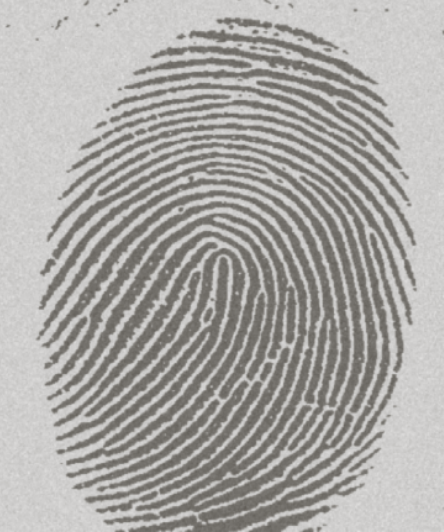
#> input picture Tugas_3/image_global_thresholding.png, 444 x 532 px
$ jupyter execute 5025241187_Implementasi_SegmentasiBerbasisSimilaritas.ipynb   (older library calls are emulated)
#> lines starting #> are read from the running program, lines starting #| are printed output that depends on the picture; after the words box and inside, x2 and y2 are one past the last pixel; in counts of white or black regions, pixels touching at a corner belong together
**Segmentasi Citra Berbasis Similaritas**

---

### 1. Konsep Segmentasi Berbasis Similaritas

Segmentasi berbasis similaritas mengelompokkan piksel-piksel yang memiliki kesamaan nilai intensitas, tekstur, atau atribut lainnya. Pendekatan ini berfokus pada keseragaman lokal atau global dalam citra untuk memisahkan objek dari latar belakang.

Metode populer:

* *Global Thresholding*
* *Otsu’s Method*
* *Optimal Thresholding Iteratif*
* *Adaptive Thresholding*
* *Histogram of Gradient (HoG)*

---

### 2. Global Thresholding

#### Konsep:

Global thresholding membagi piksel menjadi dua kelompok (foreground/objek dan background/latar belakang) berdasarkan nilai ambang (threshold) tetap.

#### Implementasi:

[cell 1]
import cv2
import matplotlib.pyplot as plt

img = cv2.imread('image_global_thresholding.png', 0)
#> img: shape (532, 444); min 95, max 224, mean 169.1
_, thresh = cv2.threshold(img, 127, 255, cv2.THRESH_BINARY)
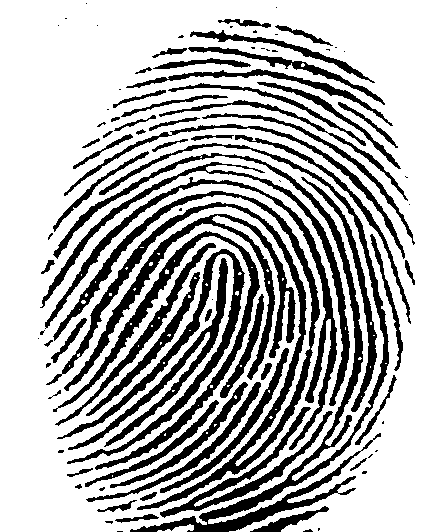
#> thresh: shape (532, 444); 71.4% white; 98 black regions (38 under 20 px), largest, box (x1, y1, x2, y2) and area: (53, 143, 389, 532) 9427, (46, 191, 320, 510) 8089, (64, 214, 296, 391) 4349

plt.imshow(thresh, cmap='gray')
plt.title('Global Thresholding')
plt.axis('off')
plt.show()

#### Eksperimen:

[cell 2]
for t in [50, 100, 150, 200]:
    _, th = cv2.threshold(img, t, 255, cv2.THRESH_BINARY)
    plt.figure(), plt.imshow(th, cmap='gray')
    plt.title(f'Threshold: {t}'), plt.axis('off')

---

### 3. Otsu’s Method

#### Konsep:

Otsu mencari ambang optimal dengan meminimalkan variansi intra-kelas.

#### Implementasi:

[cell 3]
_, otsu = cv2.threshold(img, 0, 255, cv2.THRESH_BINARY + cv2.THRESH_OTSU)
#> otsu: shape (532, 444); 60.6% white; 84 black regions (38 under 20 px), largest, box (x1, y1, x2, y2) and area: (42, 142, 390, 532) 42416, (37, 162, 351, 451) 9489, (56, 248, 245, 465) 8555
plt.imshow(otsu, cmap='gray')
plt.title('Otsu Thresholding')
plt.axis('off')
plt.show()

#### Visualisasi Histogram:

[cell 4]
plt.hist(img.ravel(), bins=256, range=[0,256])
plt.axvline(_, color='r', label=f'Threshold: {_:.2f}')
plt.title('Histogram dan Threshold Otsu')
plt.legend()
plt.show()
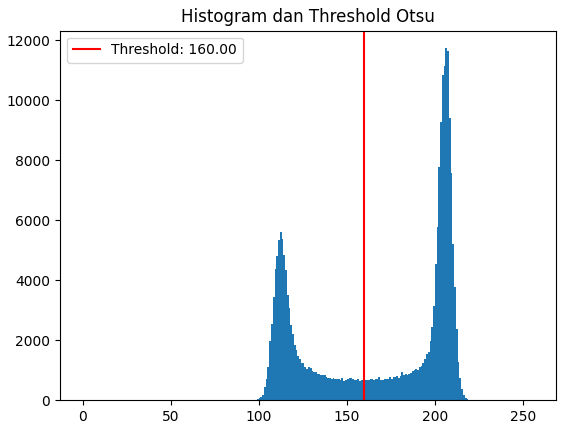
#> figure drawn by matplotlib, 1 panel; tallest bar 11737 high, from x = 206 to 207

---

### 4. Optimal Thresholding (Iteratif)

#### Konsep:

1. Tentukan threshold awal (misal rata-rata intensitas)
2. Kelompokkan piksel menjadi dua berdasarkan threshold
3. Hitung rata-rata masing-masing kelompok
4. Update threshold sebagai rata-rata dari dua nilai rata-rata tersebut
5. Ulangi hingga konvergen

#### Implementasi:

[cell 5]
def optimal_threshold(img):
    T = img.mean()
#> T = 169.1
    while True:
        G1 = img[img > T]
        G2 = img[img <= T]
        new_T = (G1.mean() + G2.mean()) / 2
        if abs(T - new_T) < 1:
            break
        T = new_T
#> this loop made 3 passes
#> (new_T, T) on passes 1 to 2: (163, 163), (161.3, 161.3)
#> new_T on pass 3: 161
    return T

T = optimal_threshold(img)
#> T = 161.3
ret, opt_thresh = cv2.threshold(img, T, 255, cv2.THRESH_BINARY)
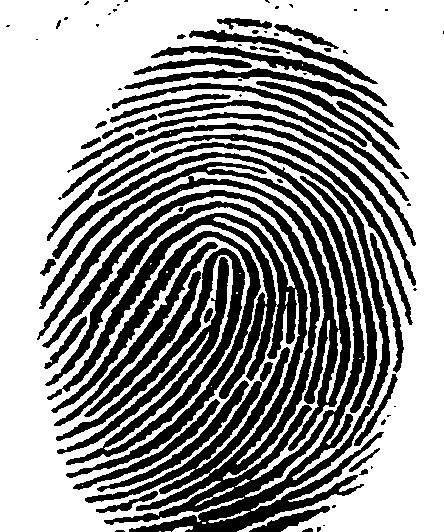
#> opt_thresh: shape (532, 444); 60.4% white; 82 black regions (38 under 20 px), largest, box (x1, y1, x2, y2) and area: (42, 142, 390, 532) 42905, (37, 162, 351, 451) 9545, (56, 248, 245, 465) 8608
#> ret = 161
plt.imshow(opt_thresh, cmap='gray')
plt.title(f'Optimal Threshold = {T:.2f}')
plt.axis('off')
plt.show()

---

### 5. Adaptive Thresholding

#### Konsep:

* Menentukan threshold untuk tiap piksel berdasarkan lingkungan lokal (blok kecil).
* Menggunakan ambang lokal berdasarkan rata-rata atau Gaussian dari lingkungan sekitar setiap piksel.

#### Implementasi:

[cell 6]
adaptive = cv2.adaptiveThreshold(img, 255,
                                 cv2.ADAPTIVE_THRESH_MEAN_C,
                                 cv2.THRESH_BINARY, 11, 2)
#> adaptive: shape (532, 444); 53.6% white; 1423 black regions (969 under 20 px), largest, box (x1, y1, x2, y2) and area: (52, 142, 390, 532) 11788, (40, 190, 320, 511) 9786, (35, 162, 350, 451) 8766
plt.imshow(adaptive, cmap='gray')
plt.title('Adaptive Thresholding')
plt.axis('off')
plt.show()

#### Eksperimen Blok Ukuran:

[cell 7]
for block_size in [11, 15, 25]:
    adaptive = cv2.adaptiveThreshold(img, 255,
                                     cv2.ADAPTIVE_THRESH_MEAN_C,
                                     cv2.THRESH_BINARY, block_size, 2)
    plt.figure(), plt.imshow(adaptive, cmap='gray')
    plt.title(f'Block size: {block_size}')

---

### 6. Histogram of Oriented Gradient (HoG)

#### Konsep:

* Ekstraksi fitur tepi dan orientasi gradien pada blok-blok kecil citra (lokal).
* Digunakan untuk deteksi objek dan segmentasi berbasis fitur.

#### Implementasi (Visualisasi HoG):

[cell 8]
from skimage.feature import hog
from skimage import exposure

# Hitung HOG
fd, hog_image = hog(img, orientations=9, pixels_per_cell=(8, 8),
                    cells_per_block=(2, 2), visualize=True)

plt.imshow(hog_image, cmap='gray')
plt.title('Histogram of Gradient - Feature Image')
plt.axis('off')
plt.show()

#### Eksperimen:

[cell 9]
# Hitung HOG
fd, hog_image = hog(img, orientations=8, pixels_per_cell=(16, 16),
                    cells_per_block=(1, 1), visualize=True)
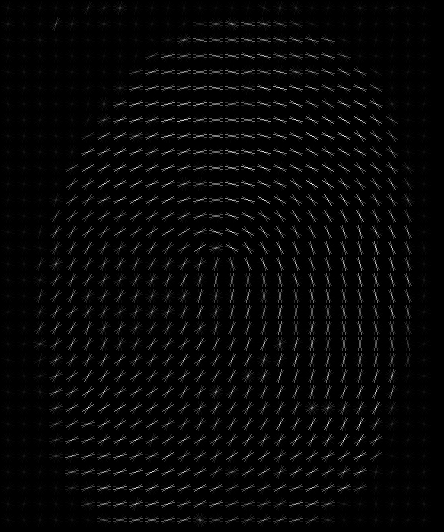
#> hog_image: shape (532, 444) float64; min 0, max 40.14, mean 1.1; drawn with min black and max white
#> fd = 7128 values, max 0.699 at index 3190, min 0 at index 983, mean 0.292

# Rescale HOG untuk visualisasi
hog_image_rescaled = exposure.rescale_intensity(hog_image, in_range=(0, 10))

plt.figure(figsize=(10, 5))
plt.subplot(121), plt.imshow(img, cmap='gray'), plt.title('Original')
plt.subplot(122), plt.imshow(hog_image_rescaled, cmap='gray'), plt.title('HOG')
plt.show()

---

### 7. Integrasi dengan Penyambungan Tepi

Thresholding dapat dikombinasikan dengan penyambungan tepi untuk menyaring hasil tepi:

[cell 10]
edges = cv2.Canny(img, 100, 200)
#> edges: shape (532, 444); 13.5% white in thin lines or dots
masked = cv2.bitwise_and(edges, edges, mask=thresh)
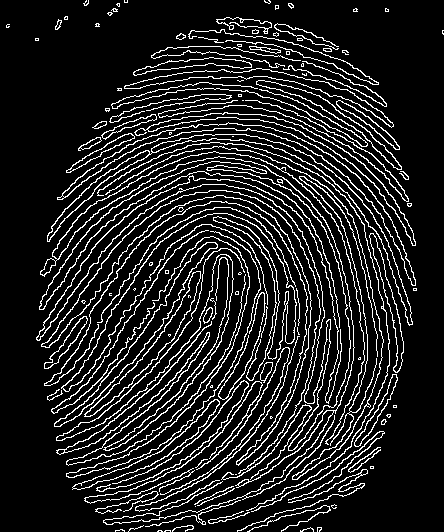
#> masked: shape (532, 444); 13.4% white in thin lines or dots
plt.imshow(masked, cmap='gray')
plt.title('Tepi setelah Thresholding')
plt.axis('off')
plt.show()

---

### 8. Kesimpulan

* Segmentasi berbasis similaritas efektif untuk memisahkan objek dengan intensitas homogen.
* Global thresholding cepat namun tidak fleksibel, cocok untuk citra dengan kontras tinggi.
* Metode Otsu, optimal thresholding, dan adaptive thresholding memberikan hasil otomatis, sehingga lebih fleksibel untuk kondisi pencahayaan tidak merata.
* HoG membuka jalan menuju segmentasi berbasis pembelajaran fitur (feature-based segmentation).
* Eksperimen parameter seperti ambang batas dan ukuran blok menunjukkan sensitivitas metode terhadap variasi input.
* Integrasi dengan metode seperti deteksi tepi dapat meningkatkan kualitas segmentasi akhir.

---

### 9. Eksperimen Tambahan

1. **Multilevel Thresholding (Multiple Thresholds)** : Membagi citra ke dalam beberapa kelas intensitas (misal: background, intensitas sedang, dan intensitas tinggi) dengan menggunakan lebih dari satu nilai ambang ($T_1, T_2$).

2. **Uji Ketahanan terhadap Iluminasi Tidak Rata (*Spot Shading / Non-Uniform Illumination*)**: Menguji dan membandingkan kegagalan metode global (*Global Thresholding* dan *Otsu*) dibandingkan keberhasilan *Locally Adaptive Thresholding* pada kondisi pencahayaan yang tidak seragam.

3. **Thresholding dengan Seleksi Karakteristik Batas Gradien (*Boundary-Selected Thresholding*)**: Memanfaatkan informasi gradien (Sobel) untuk menyeleksi hanya piksel-piksel di sekitar batas objek, sehingga menghasilkan histogram bimodal yang tajam dan nilai threshold yang jauh lebih akurat meskipun background mendominasi.

#### 9.1 Multilevel Thresholding (Multiple Thresholds - Slide 3)

Pada kasus citra yang memiliki objek dengan beberapa tingkat keabuan berbeda, ambang tunggal tidak cukup. Algoritma mempartisi rentang intensitas menjadi 3 kelas menggunakan dua ambang batas ($T_1, T_2$):
$$
g(x, y) =
\begin{cases}
0, & f(x, y) \le T_1 \\
128, & T_1 < f(x, y) \le T_2 \\
255, & f(x, y) > T_2
\end{cases}
$$

[cell 11]
import cv2
import numpy as np
import matplotlib.pyplot as plt

# 1. Hitung histogram kumulatif untuk menentukan threshold T1 dan T2
hist, bins = np.histogram(img.ravel(), 256, [0, 256])
#> hist = 256 values, max 11737 at index 206, min 0 at index 0, mean 922.7; bins = 257 values from 0 to 256
cdf = hist.cumsum() / hist.sum()
#> cdf = 256 values from 0 to 1

# Menentukan ambang batas T1 dan T2 (berdasarkan persentil 33% dan 66%)
T1 = int(np.searchsorted(cdf, 0.33))
#> T1 = 139
T2 = int(np.searchsorted(cdf, 0.66))
#> T2 = 203

# 2. Segmentasi Multilevel (3 Tingkat)
multi_thresh = np.zeros_like(img, dtype=np.uint8)
multi_thresh[(img > T1) & (img <= T2)] = 128
multi_thresh[img > T2] = 255

# 3. Visualisasi
plt.figure(figsize=(15, 4))
plt.subplot(1, 3, 1)
plt.imshow(img, cmap='gray')
plt.title('Citra Asli')
plt.axis('off')

plt.subplot(1, 3, 2)
plt.hist(img.ravel(), bins=256, range=[0, 256], color='gray', alpha=0.7)
plt.axvline(T1, color='blue', linestyle='--', linewidth=2, label=f'T1 = {T1}')
plt.axvline(T2, color='red', linestyle='--', linewidth=2, label=f'T2 = {T2}')
plt.title('Histogram dengan Threshold Ganda (T1, T2)')
plt.xlabel('Intensitas Piksel')
plt.ylabel('Frekuensi')
plt.legend()

plt.subplot(1, 3, 3)
plt.imshow(multi_thresh, cmap='gray')
plt.title('Hasil Multilevel Thresholding (3 Kelas)')
plt.axis('off')
plt.tight_layout()
plt.show()
#> figure, not shown here; panel 2: tallest bar 11737 high, from x = 206 to 207

#### 9.2 Segmentasi pada Iluminasi Tidak Rata (*Spot Shading*)

Pada dunia nyata, citra dokumen atau objek sering kali memiliki pencahayaan tidak merata (misalnya akibat bayangan atau lampu sorot/spotlight). Metode global (*Global tetap* dan *Otsu*) akan mengalami degradasi performa yang signifikan, sementara *Locally Adaptive Thresholding* mampu mempertahankan kontur objek secara utuh.

[cell 12]
# 1. Simulasi degradasi iluminasi tidak merata (spot shading / vignetting)
h, w = img.shape
#> h = 532; w = 444
Y, X = np.ogrid[:h, :w]
#> Y = 532 values from 0 to 531
spot_center_x, spot_center_y = w * 0.3, h * 0.3
#> spot_center_x = 133.2; spot_center_y = 159.6
spot_radius = min(h, w) * 0.5
#> spot_radius = 222
spot_light = np.exp(-((X - spot_center_x)**2 + (Y - spot_center_y)**2) / (2 * spot_radius**2))
spot_shading = 0.25 + 0.75 * spot_light
img_shaded = np.clip(img.astype(np.float32) * spot_shading, 0, 255).astype(np.uint8)
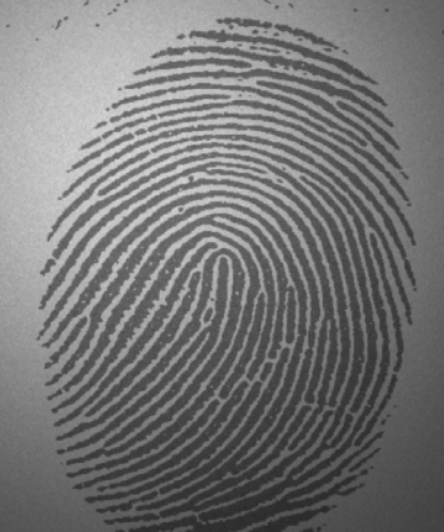
#> img_shaded: shape (532, 444); min 40, max 215, mean 118.4

# 2. Uji berbagai metode segmentasi
_, th_global = cv2.threshold(img_shaded, 127, 255, cv2.THRESH_BINARY)
#> th_global: shape (532, 444); 36% white; 139 white regions (116 under 20 px), largest, box (x1, y1, x2, y2) and area: (0, 0, 399, 410) 77852, (66, 236, 250, 413) 3619, (125, 254, 233, 420) 1491
_, th_otsu = cv2.threshold(img_shaded, 0, 255, cv2.THRESH_BINARY + cv2.THRESH_OTSU)
#> th_otsu: shape (532, 444); 34.3% white; 140 white regions (121 under 20 px), largest, box (x1, y1, x2, y2) and area: (0, 0, 391, 400) 72588, (72, 236, 250, 412) 3243, (55, 224, 267, 405) 1886
th_adapt_mean = cv2.adaptiveThreshold(img_shaded, 255, cv2.ADAPTIVE_THRESH_MEAN_C, cv2.THRESH_BINARY, 21, 5)
#> th_adapt_mean: shape (532, 444); 64.3% white; 611 black regions (545 under 20 px), largest, box (x1, y1, x2, y2) and area: (41, 190, 320, 511) 9267, (52, 142, 390, 522) 8443, (46, 214, 296, 401) 4950
th_adapt_gauss = cv2.adaptiveThreshold(img_shaded, 255, cv2.ADAPTIVE_THRESH_GAUSSIAN_C, cv2.THRESH_BINARY, 21, 5)
#> th_adapt_gauss: shape (532, 444); 64.7% white; 602 black regions (539 under 20 px), largest, box (x1, y1, x2, y2) and area: (41, 190, 320, 511) 9332, (52, 142, 390, 522) 8376, (56, 248, 245, 466) 7443

# 3. Visualisasi perbandingan
plt.figure(figsize=(15, 8))
plt.subplot(2, 3, 1)
plt.imshow(img_shaded, cmap='gray')
plt.title('Citra dengan Iluminasi Tidak Rata')
plt.axis('off')

plt.subplot(2, 3, 2)
plt.imshow(th_global, cmap='gray')
plt.title('Global Threshold (Gagal: Area redup hilang)')
plt.axis('off')

plt.subplot(2, 3, 3)
plt.imshow(th_otsu, cmap='gray')
plt.title("Otsu's Threshold (Gagal: Sebagian objek tertutup)")
plt.axis('off')

plt.subplot(2, 3, 5)
plt.imshow(th_adapt_mean, cmap='gray')
plt.title('Adaptive Mean (Berhasil mendeteksi lokal)')
plt.axis('off')

plt.subplot(2, 3, 6)
plt.imshow(th_adapt_gauss, cmap='gray')
plt.title('Adaptive Gaussian (Paling Bersih & Presisi)')
plt.axis('off')

plt.tight_layout()
plt.show()

#### 9.3 Thresholding Menggunakan Karakteristik Batas Gradien (*Boundary-Selected Thresholding*)

Ketika latar belakang sangat dominan atau citra memiliki noise, histogram keseluruhan citra menjadi tidak bimodal (*unbalanced*).

[cell 13]
# 1. Hitung magnitudo gradien menggunakan operator Sobel
grad_x = cv2.Sobel(img, cv2.CV_32F, 1, 0, ksize=3)
grad_y = cv2.Sobel(img, cv2.CV_32F, 0, 1, ksize=3)
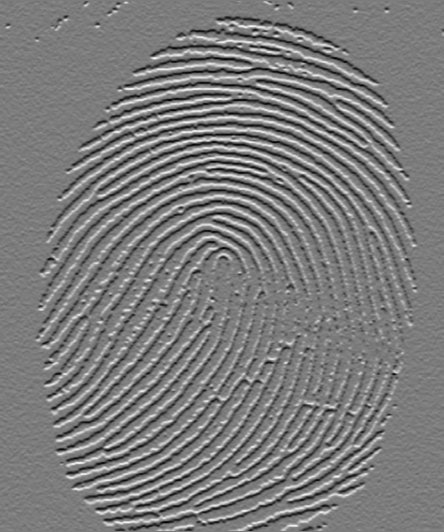
#> grad_y: shape (532, 444) float32; min -340, max 357, mean -0.4; drawn with min black and max white
magnitude = cv2.magnitude(grad_x, grad_y)
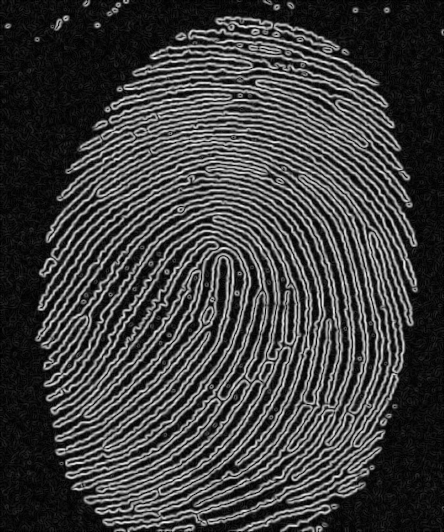
#> magnitude: shape (532, 444) float32; min 0, max 357.5, mean 88.4; drawn with min black and max white

# 2. Seleksi piksel batas: ambil 10% piksel dengan gradien tertinggi (persentil ke-90)
grad_threshold = np.percentile(magnitude, 90)
#> grad_threshold = 241
edge_mask = magnitude > grad_threshold
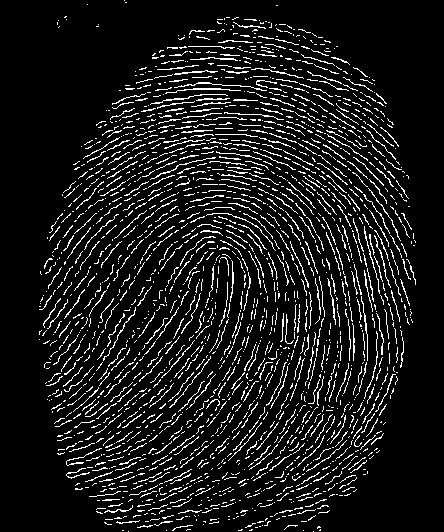
#> edge_mask: shape (532, 444) bool; 10% white in thin lines or dots, all inside (x1, y1, x2, y2) = (39, 0, 416, 532)
boundary_pixels = img[edge_mask]

# 3. Hitung threshold optimal hanya dari piksel batas tersebut
t_boundary, _ = cv2.threshold(boundary_pixels, 0, 255, cv2.THRESH_BINARY + cv2.THRESH_OTSU)
#> t_boundary = 158

# 4. Terapkan threshold hasil boundary ke seluruh citra
_, seg_boundary = cv2.threshold(img, int(t_boundary), 255, cv2.THRESH_BINARY)
#> seg_boundary: shape (532, 444); 61.2% white; 86 black regions (38 under 20 px), largest, box (x1, y1, x2, y2) and area: (42, 142, 390, 532) 33075, (37, 162, 351, 451) 9359, (56, 248, 245, 465) 8446
_, seg_std_otsu = cv2.threshold(img, 0, 255, cv2.THRESH_BINARY + cv2.THRESH_OTSU)

# 5. Visualisasi perbandingan
plt.figure(figsize=(15, 8))
plt.subplot(2, 2, 1)
plt.imshow(magnitude, cmap='hot')
plt.title('Peta Magnitudo Gradien (Sobel)')
plt.axis('off')

plt.subplot(2, 2, 2)
plt.hist(img.ravel(), bins=256, range=[0, 256], alpha=0.5, label='Histogram Seluruh Citra', color='blue')
plt.hist(boundary_pixels, bins=256, range=[0, 256], alpha=0.7, label='Histogram Piksel Batas (Gradien Tinggi)', color='orange')
plt.axvline(t_boundary, color='red', linestyle='--', linewidth=2, label=f'Threshold Gradien: {t_boundary:.1f}')
plt.title('Histogram Citra Keseluruhan vs Histogram Piksel Batas')
plt.xlabel('Intensitas')
plt.ylabel('Jumlah Piksel')
plt.legend()

plt.subplot(2, 2, 3)
plt.imshow(seg_std_otsu, cmap='gray')
plt.title('Segmentasi Otsu Biasa (Seluruh Citra)')
plt.axis('off')

plt.subplot(2, 2, 4)
plt.imshow(seg_boundary, cmap='gray')
plt.title(f'Segmentasi Berbasis Batas Gradien (T = {t_boundary:.1f})')
plt.axis('off')

plt.tight_layout()
plt.show()
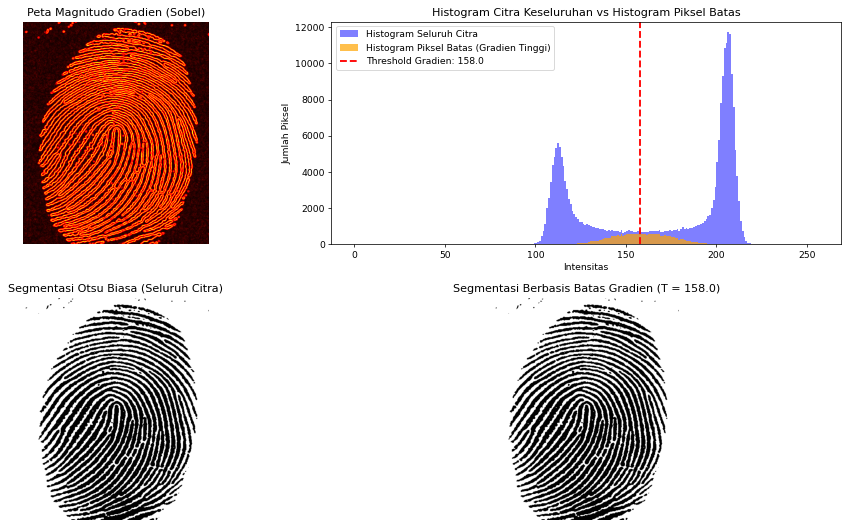
#> figure drawn by matplotlib, 4 panels; panel 2: tallest bar 11737 high, from x = 206 to 207; panel 2: tallest bar 567 high, from x = 164 to 165
